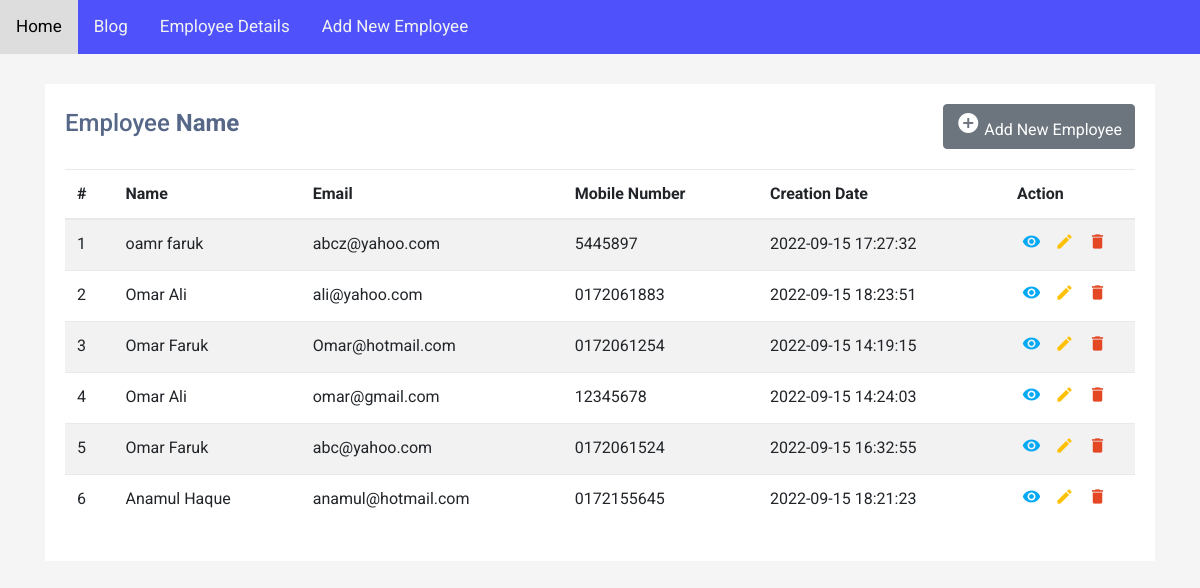
The app's page /detail.php with its own data.
### tables this page shows
CREATE TABLE `tblusers` (
  `ID` int(10) NOT NULL,
  `FirstName` varchar(200) DEFAULT NULL,
  `LastName` varchar(200) DEFAULT NULL,
  `MobileNumber` varchar(15) DEFAULT NULL,
  `Email` varchar(200) DEFAULT NULL,
  `Address` mediumtext,
  `CreationDate` timestamp NOT NULL DEFAULT CURRENT_TIMESTAMP ON UPDATE CURRENT_TIMESTAMP
);

### detail.php (the view, shortened to what this page needs)
<?php
include('dbconnection.php');
?>
<!DOCTYPE html>
<html lang="en">
<head>
<link rel="stylesheet" href="https://stackpath.bootstrapcdn.com/bootstrap/4.5.0/css/bootstrap.min.css">
<link rel="stylesheet" href="https://maxcdn.bootstrapcdn.com/font-awesome/4.7.0/css/font-awesome.min.css">
<link rel="stylesheet" href="style.css">
<div class="topnav" id="myTopnav">
        <a href="index.php" class="">Home</a>
            <a href="https://www.google.com">Blog</a>
                <a href="detail.php">Employee Details</a>
             <a href="insert.php">Add New Employee</a>
    </div>
</head>
<body>
<div class="container-xl">
    <div class="table-responsive">
        <div class="table-wrapper">
            <div class="table-title">
                <div class="row">
                    <div class="col-sm-5">
                        <h2>Employee <b>Name</b></h2>
                    </div>
                       <div class="col-sm-7" align="right">
                        <a href="insert.php" class="btn btn-secondary"><i class="material-icons">&#xE147;</i> <span>Add New Employee</span></a>
                    </div>
                </div>
            </div>
            <table class="table table-striped table-hover">
                <thead>
                    <tr>
                        <th>#</th>
                        <th>Name</th>
                        <th>Email</th>
                        <th>Mobile Number</th>
                        <th>Creation Date</th>
                        <th>Action</th>
                    </tr>
                </thead>
                <tbody>
                     <?php
$ret=mysqli_query($con,"select * from tblusers");
$cnt=1;
$row=mysqli_num_rows($ret);
if($row>0){
while ($row=mysqli_fetch_array($ret)) {
?>
                    <tr>
                        <td><?php echo $cnt;?></td>
                        <td><?php  echo $row['FirstName'];?> <?php  echo $row['LastName'];?></td>
                        <td><?php  echo $row['Email'];?></td>
                        <td><?php  echo $row['MobileNumber'];?></td>
                        <td> <?php  echo $row['CreationDate'];?></td>
                        <td>
  <a href="read.php?viewid=<?php echo htmlentities ($row['ID']);?>" class="view" title="View" data-toggle="tooltip"><i class="material-icons">&#xE417;</i></a>
                            <a href="edit.php?editid=<?php echo htmlentities ($row['ID']);?>" class="edit" title="Edit" data-toggle="tooltip"><i class="material-icons">&#xE254;</i></a>
                            <a href="detail.php?delid=<?php echo ($row['ID']);?>" class="delete" title="Delete" data-toggle="tooltip" onclick="return confirm('Do you really want to Delete ?');"><i class="material-icons">&#xE872;</i></a>
                        </td>
                    </tr>
                    <?php
$cnt=$cnt+1;
} } else {?>
<tr>
    <th style="text-align:center; color:red;" colspan="6">No Record Found</th>
</tr>
<?php } ?>
                </tbody>
            </table>
        </div>
    </div>
</div>
</body>
</html>

### style.css (style rules this page uses)
.topnav { background-color: rgb(79, 82, 250); overflow: hidden; }
.topnav a { float: left; display: block; color: #f2f2f2; text-align: center; padding: 14px 16px; text-decoration: none; font-size: 17px; }

### detail.php (style rules this page uses)
body { color: #566787; background: #f5f5f5; font-family: 'Roboto', sans-serif; }
.table-responsive { margin: 30px 0; }
.table-wrapper { min-width: 1000px; background: #fff; padding: 20px; box-shadow: 0 1px 1px rgba(0,0,0,.05); }
.table-title { font-size: 15px; padding-bottom: 10px; margin: 0 0 10px; min-height: 45px; }
.table-title h2 { margin: 5px 0 0; font-size: 24px; }
table.table tr th, table.table tr td { border-color: #e9e9e9; }
table.table td:last-child { width: 130px; }
table.table td a { color: #a0a5b1; display: inline-block; margin: 0 5px; }
table.table td a.view { color: #03A9F4; }
table.table td a.edit { color: #FFC107; }
table.table td a.delete { color: #E34724; }
table.table td i { font-size: 19px; }

### records on screen
tblusers: FirstName "oamr", LastName "faruk", Email "abcz@yahoo.com", MobileNumber "5445897", CreationDate "2022-09-15 17:27:32"
tblusers: FirstName "Omar", LastName "Ali", Email "ali@yahoo.com", MobileNumber "0172061883", CreationDate "2022-09-15 18:23:51"
tblusers: FirstName "Omar", LastName "Faruk", Email "Omar@hotmail.com", MobileNumber "0172061254", CreationDate "2022-09-15 14:19:15"
tblusers: FirstName "Omar", LastName "Ali", Email "omar@gmail.com", MobileNumber "12345678", CreationDate "2022-09-15 14:24:03"
tblusers: FirstName "Omar", LastName "Faruk", Email "abc@yahoo.com", MobileNumber "0172061524", CreationDate "2022-09-15 16:32:55"
tblusers: FirstName "Anamul", LastName "Haque", Email "anamul@hotmail.com", MobileNumber "0172155645", CreationDate "2022-09-15 18:21:23"
